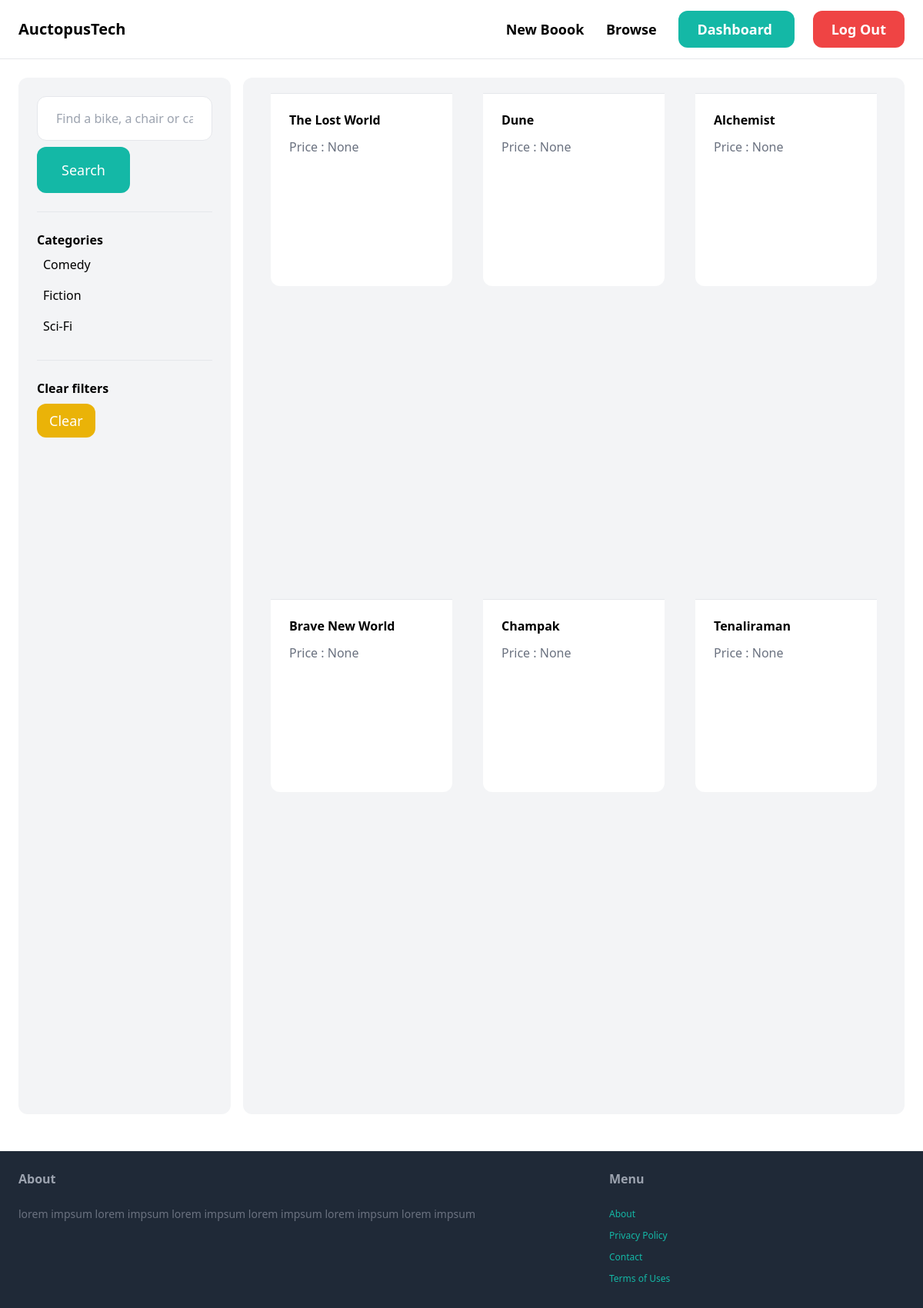
Page /books/items/ (signed in) on the committed database.
### books/models.py (models this page shows, shortened)
class Category(models.Model):
    name = models.CharField(max_length=255)
    class Meta:
        ordering = ('name',)
        verbose_name_plural = 'Categories'

class Book(models.Model):
    category = models.ForeignKey(Category, related_name='items', on_delete=models.CASCADE)
    name = models.CharField(max_length=255)
    description = models.TextField(blank=True, null=True)
    price = models.FloatField(blank=True, null=True)
    image = models.ImageField(upload_to='items_images', blank=True, null=True)
    created_at = models.DateTimeField(auto_now_add=True)

### books/views.py (the view)
# urls.py: path('items/', views.items, name='items'),
@login_required
def items(request):
    query = request.GET.get('query', '')
    category_id = request.GET.get('category', 0)
    categories = Category.objects.all()
    items = Book.objects.all()
    if category_id:
        items = items.filter(category_id=category_id)
    if query:
        items = items.filter(Q(name__icontains=query)|Q(description__icontains=query))
    return render(request, 'books/items.html', {'items': items, 'query':query, 'categories': categories, 'category_id': int(category_id)})

### books/templates/books/items.html (shortened to what this page needs)
{% extends 'core/base.html' %}
{% block content %}
    <div class="pb-6 grid grid-cols-4 gap-4">
        <div class="col-span-1 p-6 bg-gray-100 rounded-xl">
            <form method="get" action="{% url 'item:items' %}">
                <input name="query" class="w-full py-4 px-6 border rounded-xl" type="text" value="{{query}}" placeholder="Find a bike, a chair or car...">
                <button class="mt-2 py-4 px-8 text-lg bg-teal-500 text-white rounded-xl"> Search </button>
            </form>
            <hr class="my-6">
            <p class="font-semibold"> Categories </p>
            <ul>
                {% for category in categories %}
                    <li class="py-2 px-2 rounded-xl{% if category.id == category_id %} bg-gray-200 {% endif %}">
                        <a href="{% url 'item:items' %}?query={{query}}&category={{category.id}}">{{category.name}}</a>
                    </li>
                {% endfor %}
            </ul>
            <hr class="my-6">
            <p class="font-semibold"> Clear filters </p>
            <ul>
                <li><a href="{% url 'item:items' %}" class="mt-2 py-2 px-4 inline-block bg-yellow-500 text-lg rounded-xl text-white"> Clear </a></li>
            </ul>
        </div>
        <div class="col-span-3 bg-gray-100 p-5 rounded-xl">
            <div class="grid grid-cols-3 gap-2">
                {% for item in items %}
                <div class="card px-4" style="max-width: 500px; height: 650px;">
                    <a href="{% url 'item:detail' item.id %}">
                        <div class="p-6 rounded-b-xl bg-white" style="height: 250px; line-height: 50px;">
                            <h2 class="card-title text-2xl" style="font-size: medium; line-height: 20px;"><b>{{item.name}}</b></h2>
                            <p class="card-text text-gray-500">Price : {{item.price}}</p>
                        </div>
                    </a>
                </div>
                {% endfor %}
            </div>
        </div>
    </div>
{% endblock %}

### rows in the picture
Category: name "Comedy"
Category: name "Fiction"
Category: name "Sci-Fi"
Book: name "The Lost World", price "None"
Book: name "Dune", price "None"
Book: name "Alchemist", price "None"
Book: name "Brave New World", price "None"
Book: name "Champak", price "None"
Book: name "Tenaliraman", price "None"
